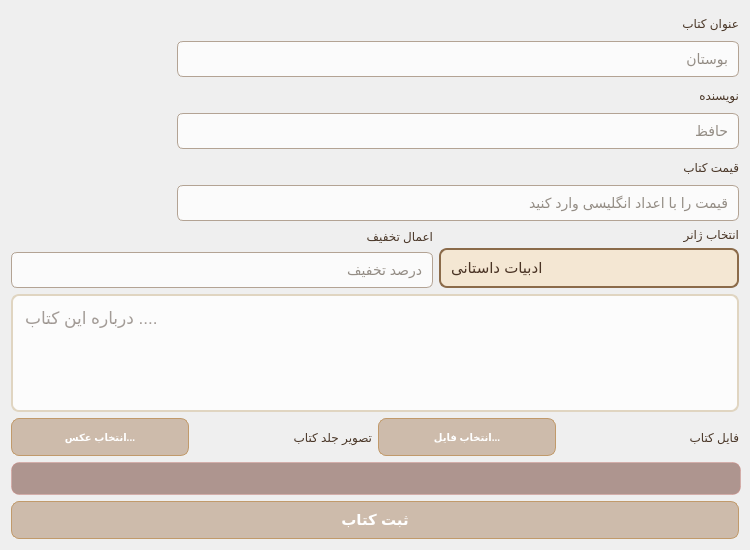
<?xml version="1.0" encoding="UTF-8"?>
<ui version="4.0">
 <class>EditBookWidget</class>
 <widget class="QWidget" name="EditBookWidget">
  <property name="geometry">
   <rect>
    <x>0</x>
    <y>0</y>
    <width>750</width>
    <height>550</height>
   </rect>
  </property>
  <property name="minimumSize">
   <size>
    <width>750</width>
    <height>550</height>
   </size>
  </property>
  <property name="maximumSize">
   <size>
    <width>750</width>
    <height>550</height>
   </size>
  </property>
  <property name="windowTitle">
   <string>Form</string>
  </property>
  <property name="styleSheet">
   <string notr="true">QLabel {
    background: transparent;      /* حذف کامل پس‌زمینه */
    background-color: transparent; /* اطمینان از نبود هیچ رنگی */
    border: none;                 /* اطمینان از نبود کادر */
    color: #4A3728;               /* رنگ متن رو اینجا تنظیم کن */
    margin: 0px;                  /* اطمینان از نبود فاصله اضافه */
    padding: 0px;                 /* اطمینان از نبود پدینگ اضافه */
}</string>
  </property>
  <layout class="QVBoxLayout" name="verticalLayout_4">
   <item>
    <layout class="QHBoxLayout" name="horizontalLayout_3">
     <item>
      <widget class="QLabel" name="cover_pix">
       <property name="sizePolicy">
        <sizepolicy hsizetype="Preferred" vsizetype="Expanding">
         <horstretch>0</horstretch>
         <verstretch>0</verstretch>
        </sizepolicy>
       </property>
       <property name="minimumSize">
        <size>
         <width>160</width>
         <height>210</height>
        </size>
       </property>
       <property name="maximumSize">
        <size>
         <width>150</width>
         <height>210</height>
        </size>
       </property>
       <property name="text">
        <string/>
       </property>
      </widget>
     </item>
     <item>
      <layout class="QVBoxLayout" name="verticalLayout_2">
       <item>
        <widget class="QLabel" name="title_label">
         <property name="text">
          <string>عنوان کتاب</string>
         </property>
        </widget>
       </item>
       <item>
        <widget class="QLineEdit" name="title_lineEdit">
         <property name="styleSheet">
          <string notr="true">QLineEdit {
    background-color: rgba(255, 255, 255, 190); /* پس‌زمینه سفید-کرمی نرم */
    color: #2d1f10; /* رنگ متن قهوه‌ای تیره */
    border: 1px solid #b3a394;
    border-radius: 6px; /* لبه‌های کمی تیزتر برای حس قدیمی بودن */
    padding: 8px;
    font-size: 14px;
}

/* وقتی کاربر روی فیلد کلیک می‌کند (فوکوس) */
QLineEdit:focus {
    border: 2px solid #8c6239; /* مرز قهوه‌ای طلایی گرم */
    background-color: #ffffff;
}</string>
         </property>
         <property name="placeholderText">
          <string>بوستان</string>
         </property>
        </widget>
       </item>
       <item>
        <widget class="QLabel" name="author_label">
         <property name="text">
          <string>نویسنده</string>
         </property>
        </widget>
       </item>
       <item>
        <widget class="QLineEdit" name="author_lineEdit">
         <property name="styleSheet">
          <string notr="true">QLineEdit {
    background-color: rgba(255, 255, 255, 190); /* پس‌زمینه سفید-کرمی نرم */
    color: #2d1f10; /* رنگ متن قهوه‌ای تیره */
    border: 1px solid #b3a394;
    border-radius: 6px; /* لبه‌های کمی تیزتر برای حس قدیمی بودن */
    padding: 8px;
    font-size: 14px;
}

/* وقتی کاربر روی فیلد کلیک می‌کند (فوکوس) */
QLineEdit:focus {
    border: 2px solid #8c6239; /* مرز قهوه‌ای طلایی گرم */
    background-color: #ffffff;
}</string>
         </property>
         <property name="placeholderText">
          <string>حافظ</string>
         </property>
        </widget>
       </item>
       <item>
        <widget class="QLabel" name="price_label">
         <property name="text">
          <string>قیمت کتاب</string>
         </property>
        </widget>
       </item>
       <item>
        <widget class="QLineEdit" name="price_lineEdit">
         <property name="styleSheet">
          <string notr="true">QLineEdit {
    background-color: rgba(255, 255, 255, 190); /* پس‌زمینه سفید-کرمی نرم */
    color: #2d1f10; /* رنگ متن قهوه‌ای تیره */
    border: 1px solid #b3a394;
    border-radius: 6px; /* لبه‌های کمی تیزتر برای حس قدیمی بودن */
    padding: 8px;
    font-size: 14px;
}

/* وقتی کاربر روی فیلد کلیک می‌کند (فوکوس) */
QLineEdit:focus {
    border: 2px solid #8c6239; /* مرز قهوه‌ای طلایی گرم */
    background-color: #ffffff;
}</string>
         </property>
         <property name="placeholderText">
          <string>قیمت را با اعداد انگلیسی وارد کنید</string>
         </property>
        </widget>
       </item>
      </layout>
     </item>
    </layout>
   </item>
   <item>
    <layout class="QHBoxLayout" name="horizontalLayout_4">
     <item>
      <layout class="QVBoxLayout" name="verticalLayout">
       <item>
        <widget class="QLabel" name="discount_label">
         <property name="text">
          <string>اعمال تخفیف</string>
         </property>
        </widget>
       </item>
       <item>
        <layout class="QHBoxLayout" name="horizontalLayout_2">
         <item>
          <widget class="QLineEdit" name="percent_lineEdit">
           <property name="styleSheet">
            <string notr="true">QLineEdit {
    background-color: rgba(255, 255, 255, 190); /* پس‌زمینه سفید-کرمی نرم */
    color: #2d1f10; /* رنگ متن قهوه‌ای تیره */
    border: 1px solid #b3a394;
    border-radius: 6px; /* لبه‌های کمی تیزتر برای حس قدیمی بودن */
    padding: 8px;
    font-size: 14px;
}

/* وقتی کاربر روی فیلد کلیک می‌کند (فوکوس) */
QLineEdit:focus {
    border: 2px solid #8c6239; /* مرز قهوه‌ای طلایی گرم */
    background-color: #ffffff;
}</string>
           </property>
           <property name="placeholderText">
            <string>درصد تخفیف</string>
           </property>
          </widget>
         </item>
        </layout>
       </item>
      </layout>
     </item>
     <item>
      <layout class="QVBoxLayout" name="verticalLayout_3">
       <item>
        <widget class="QLabel" name="discount_label_2">
         <property name="text">
          <string>انتخاب ژانر</string>
         </property>
        </widget>
       </item>
       <item>
        <widget class="QComboBox" name="genre_comboBox">
         <property name="minimumSize">
          <size>
           <width>300</width>
           <height>40</height>
          </size>
         </property>
         <property name="maximumSize">
          <size>
           <width>300</width>
           <height>40</height>
          </size>
         </property>
         <property name="styleSheet">
          <string notr="true">QComboBox {
    background-color: #F4E7D3;
    color: #4A3425;
    border: 2px solid #8B6B4A;
    border-radius: 8px;
    padding: 6px 10px;
    font-size: 11pt;
}

QComboBox:hover {
    border: 2px solid #A67C52;
}

QComboBox:focus {
    border: 2px solid #6B4F3A;
}

QComboBox::drop-down {
    border: none;
    width: 30px;
}

QComboBox::down-arrow {
    image: none;
}

QComboBox QAbstractItemView {
    background: #F8F1E7;
    color: #4A3425;
    border: 1px solid #8B6B4A;
    selection-background-color: #B08968;
    selection-color: white;
    outline: 0;
}</string>
         </property>
         <item>
          <property name="text">
           <string>ادبیات داستانی</string>
          </property>
         </item>
         <item>
          <property name="text">
           <string>علمی تخیلی</string>
          </property>
         </item>
         <item>
          <property name="text">
           <string>روانشناسی</string>
          </property>
         </item>
         <item>
          <property name="text">
           <string>تاریخی</string>
          </property>
         </item>
         <item>
          <property name="text">
           <string>علمی و تحصیلی</string>
          </property>
         </item>
         <item>
          <property name="text">
           <string>زندگینامه</string>
          </property>
         </item>
         <item>
          <property name="text">
           <string>دیگر...</string>
          </property>
         </item>
        </widget>
       </item>
      </layout>
     </item>
    </layout>
   </item>
   <item>
    <widget class="QTextEdit" name="description_textEdit">
     <property name="styleSheet">
      <string notr="true">QTextEdit {
    background-color: rgba(255, 255, 255, 0.8); /* سفید استخوانی نیمه شفاف برای خوانایی عالی متن */
qproperty-alignment: 'AlignHCenter | AlignVCenter';
    color: #4A3B32; /* اسپرسو تیره برای متن */
    border: 1.5px solid #E0D5C1; /* مرز نسکافه‌ای کمرنگ */
    border-radius: 8px;
    padding: 8px;
    font-family: &quot;Segoe UI&quot;, Tahoma, Arial;
    font-size: 17px;
    selection-background-color: #DAC0A3;
    selection-color: #4A3B32;
}

QTextEdit:hover {
    border: 1.5px solid #C2A383; /* تغییر مرز به کاراملی هنگام هاور */
}

QTextEdit:focus {
    border: 2px solid #8B5E3C; /* اسپرسو مدیوم زمان تایپ کردن */
    background-color: #FFFFFF; /* کاملاً سفید و شفاف در زمان فوکوس برای تمرکز بهتر کاربر */
}

/* استایل اسکرول‌بار داخل تکست‌ادیت (بسیار مهم برای زیبایی کار) */
QTextEdit QScrollBar:vertical {
    border: none;
    background: #FAF6F0;
    width: 10px;
    margin: 0px 0px 0px 0px;
    border-radius: 5px;
}

QTextEdit QScrollBar::handle:vertical {
    background: #C2A383;
    min-height: 20px;
    border-radius: 5px;
}

QTextEdit QScrollBar::handle:vertical:hover {
    background: #8B5E3C;
}</string>
     </property>
     <property name="horizontalScrollBarPolicy">
      <enum>Qt::ScrollBarAlwaysOff</enum>
     </property>
     <property name="html">
      <string>&lt;!DOCTYPE HTML PUBLIC &quot;-//W3C//DTD HTML 4.0//EN&quot; &quot;http://www.w3.org/TR/REC-html40/strict.dtd&quot;&gt;
&lt;html&gt;&lt;head&gt;&lt;meta name=&quot;qrichtext&quot; content=&quot;1&quot; /&gt;&lt;meta charset=&quot;utf-8&quot; /&gt;&lt;style type=&quot;text/css&quot;&gt;
p, li { white-space: pre-wrap; }
hr { height: 1px; border-width: 0; }
li.unchecked::marker { content: &quot;\2610&quot;; }
li.checked::marker { content: &quot;\2612&quot;; }
&lt;/style&gt;&lt;/head&gt;&lt;body style=&quot; font-family:'Segoe UI','Tahoma','Arial'; font-size:17px; font-weight:400; font-style:normal;&quot;&gt;
&lt;p align=&quot;right&quot; style=&quot;-qt-paragraph-type:empty; margin-top:0px; margin-bottom:0px; margin-left:0px; margin-right:0px; -qt-block-indent:0; text-indent:0px; font-family:'Ubuntu Sans'; font-size:11pt;&quot;&gt;&lt;br /&gt;&lt;/p&gt;&lt;/body&gt;&lt;/html&gt;</string>
     </property>
     <property name="placeholderText">
      <string>درباره این کتاب ....</string>
     </property>
    </widget>
   </item>
   <item>
    <layout class="QHBoxLayout" name="horizontalLayout">
     <item>
      <widget class="QPushButton" name="chooseCover_pushButton">
       <property name="maximumSize">
        <size>
         <width>300</width>
         <height>16777215</height>
        </size>
       </property>
       <property name="styleSheet">
        <string notr="true">/* حالت عادی دکمه (دقیقا همان تم هاور قبلی شماست: شیشه کاراملی غلیظ با لبه طلایی خامه‌ای) */
QPushButton {
    background-color: rgba(139, 90, 43, 0.35); /* شیشه کاراملی غلیظ */
    border: 1px solid #C19A6B; /* لبه طلایی خامه‌ای */
    border-radius: 8px; /* گوشه‌های نرم کلاسیک */
    color: #FFF; /* متن کاملا سفید و درخشان */
    font-size: 10px;
    font-weight: bold;
    font-family: &quot;Segoe UI&quot;, &quot;Tahoma&quot;;
    padding: 6px 14px;
    min-height: 24px;
}

/* حالت Hover (وقتی موس روی دکمه می‌رود: غلیظ‌تر، تیره تر و کاملا مشخص) */
QPushButton:hover {
    background-color: rgba(93, 58, 25, 0.65); /* قهوه‌ای نسکافه‌ای تیره و غلیظ */
    border: 1px solid #8B5A2B; /* مرز قهوه‌ای سوخته */
    color: #F7DC6F; /* تغییر رنگ متن به طلایی درخشان برای افکت جذاب‌تر */
}

/* حالت Pressed (وقتی روی دکمه کلیک می‌شود: تاریک‌ترین و فشرده‌ترین حالت) */
QPushButton:pressed {
    background-color: rgba(54, 33, 13, 0.85); /* قهوه‌ای اسپرسو بسیار تیره و سنگین */
    border: 1px solid #4A2E14;
    padding-left: 16px; /* همان افکت کلیک ملو و قشنگ شما */
}</string>
       </property>
       <property name="text">
        <string>انتخاب عکس...</string>
       </property>
      </widget>
     </item>
     <item>
      <widget class="QLabel" name="cover_label">
       <property name="text">
        <string>تصویر جلد کتاب</string>
       </property>
      </widget>
     </item>
     <item>
      <widget class="QPushButton" name="choosePDF_pushButton">
       <property name="maximumSize">
        <size>
         <width>300</width>
         <height>16777215</height>
        </size>
       </property>
       <property name="styleSheet">
        <string notr="true">/* حالت عادی دکمه (دقیقا همان تم هاور قبلی شماست: شیشه کاراملی غلیظ با لبه طلایی خامه‌ای) */
QPushButton {
    background-color: rgba(139, 90, 43, 0.35); /* شیشه کاراملی غلیظ */
    border: 1px solid #C19A6B; /* لبه طلایی خامه‌ای */
    border-radius: 8px; /* گوشه‌های نرم کلاسیک */
    color: #FFF; /* متن کاملا سفید و درخشان */
    font-size: 10px;
    font-weight: bold;
    font-family: &quot;Segoe UI&quot;, &quot;Tahoma&quot;;
    padding: 6px 14px;
    min-height: 24px;
}

/* حالت Hover (وقتی موس روی دکمه می‌رود: غلیظ‌تر، تیره تر و کاملا مشخص) */
QPushButton:hover {
    background-color: rgba(93, 58, 25, 0.65); /* قهوه‌ای نسکافه‌ای تیره و غلیظ */
    border: 1px solid #8B5A2B; /* مرز قهوه‌ای سوخته */
    color: #F7DC6F; /* تغییر رنگ متن به طلایی درخشان برای افکت جذاب‌تر */
}

/* حالت Pressed (وقتی روی دکمه کلیک می‌شود: تاریک‌ترین و فشرده‌ترین حالت) */
QPushButton:pressed {
    background-color: rgba(54, 33, 13, 0.85); /* قهوه‌ای اسپرسو بسیار تیره و سنگین */
    border: 1px solid #4A2E14;
    padding-left: 16px; /* همان افکت کلیک ملو و قشنگ شما */
}</string>
       </property>
       <property name="text">
        <string>انتخاب فایل...</string>
       </property>
      </widget>
     </item>
     <item>
      <widget class="QLabel" name="pdf_label">
       <property name="text">
        <string>فایل کتاب</string>
       </property>
      </widget>
     </item>
    </layout>
   </item>
   <item>
    <widget class="QLabel" name="error_label">
     <property name="sizePolicy">
      <sizepolicy hsizetype="Fixed" vsizetype="Fixed">
       <horstretch>0</horstretch>
       <verstretch>0</verstretch>
      </sizepolicy>
     </property>
     <property name="minimumSize">
      <size>
       <width>730</width>
       <height>0</height>
      </size>
     </property>
     <property name="maximumSize">
      <size>
       <width>730</width>
       <height>16777215</height>
      </size>
     </property>
     <property name="styleSheet">
      <string notr="true">QLabel {
    background-color: rgba(93, 37, 25, 0.45);  /* پس‌زمینه شیشه‌ای شرابی/شکلاتی تیره */
    border: 1px solid rgba(217, 136, 128, 0.35); /* مرز ملو متمایل به رز-گلد شفاف */
    border-radius: 8px;                         /* گوشه‌های نرم */
    color: #FADBD8;                             /* رنگ متن صورتی بسیار ملایم و خوانا */
    font-family: &quot;Segoe UI&quot;, &quot;Tahoma&quot;;
    font-size: 13px;
    font-weight: bold;
    padding: 8px 16px;                          /* ایجاد فضای تنفس داخلی برای حالت شیشه‌ای */
    qproperty-alignment: 'AlignCenter';         /* وسط‌چین کردن متن خطا */
}</string>
     </property>
     <property name="text">
      <string/>
     </property>
     <property name="alignment">
      <set>Qt::AlignCenter</set>
     </property>
     <property name="wordWrap">
      <bool>true</bool>
     </property>
    </widget>
   </item>
   <item>
    <widget class="QPushButton" name="submit_pushButton">
     <property name="styleSheet">
      <string notr="true">/* حالت عادی دکمه (دقیقا همان تم هاور قبلی شماست: شیشه کاراملی غلیظ با لبه طلایی خامه‌ای) */
QPushButton {
    background-color: rgba(139, 90, 43, 0.35); /* شیشه کاراملی غلیظ */
    border: 1px solid #C19A6B; /* لبه طلایی خامه‌ای */
    border-radius: 8px; /* گوشه‌های نرم کلاسیک */
    color: #FFF; /* متن کاملا سفید و درخشان */
    font-size: 15px;
    font-weight: bold;
    font-family: &quot;Segoe UI&quot;, &quot;Tahoma&quot;;
    padding: 6px 14px;
    min-height: 24px;
}

/* حالت Hover (وقتی موس روی دکمه می‌رود: غلیظ‌تر، تیره تر و کاملا مشخص) */
QPushButton:hover {
    background-color: rgba(93, 58, 25, 0.65); /* قهوه‌ای نسکافه‌ای تیره و غلیظ */
    border: 1px solid #8B5A2B; /* مرز قهوه‌ای سوخته */
    color: #F7DC6F; /* تغییر رنگ متن به طلایی درخشان برای افکت جذاب‌تر */
}

/* حالت Pressed (وقتی روی دکمه کلیک می‌شود: تاریک‌ترین و فشرده‌ترین حالت) */
QPushButton:pressed {
    background-color: rgba(54, 33, 13, 0.85); /* قهوه‌ای اسپرسو بسیار تیره و سنگین */
    border: 1px solid #4A2E14;
    padding-left: 16px; /* همان افکت کلیک ملو و قشنگ شما */
}</string>
     </property>
     <property name="text">
      <string>ثبت کتاب</string>
     </property>
    </widget>
   </item>
  </layout>
 </widget>
 <resources/>
 <connections/>
</ui>
